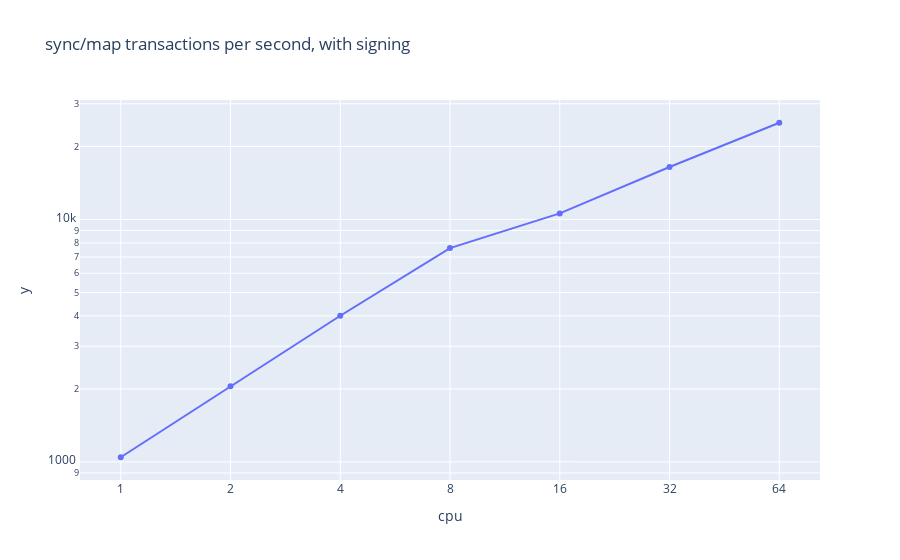

Here is the notebook cell this chart was saved with:
### Markdown cell above
## Signing benchmark with sync/map implementation

During previous analysis, the blocking time was likely to be weighted too big.

### Code cell
d = pd.read_csv("full-syncmap.csv")

fig = px.line(d, x=d["cpu"], y=1/(d["nsop"]*10**-9), title='sync/map transactions per second, with signing')
fig.update_traces(mode='lines+markers')
fig.update_layout(xaxis_type="category", yaxis_type="log")
fig.show()

### Figure 1 — Plotly figure (JSON) as saved in the notebook; plotly's stock layout.template omitted (floating-point values rounded to 4 significant figures)
{"data": [{"hoverlabel": {"namelength": 0}, "hovertemplate": "cpu=%{x}<br>y=%{y}", "legendgroup": "", "line": {"color": "#636efa", "dash": "solid"}, "mode": "lines+markers", "name": "", "showlegend": false, "type": "scatter", "x": [1, 2, 4, 8, 16, 32, 64], "xaxis": "x", "y": [1045.0, 2049.0, 4007.0, 7616.0, 10590.0, 16450.0, 25050.0], "yaxis": "y"}], "layout": {"autosize": true, "legend": {"tracegroupgap": 0}, "title": {"text": "sync/map transactions per second, with signing"}, "xaxis": {"anchor": "y", "autorange": true, "domain": [0, 1], "range": [-0.3514, 6.351], "title": {"text": "cpu"}, "type": "category"}, "yaxis": {"anchor": "x", "autorange": true, "domain": [0, 1], "range": [2.918, 4.5], "title": {"text": "y"}, "type": "log"}}}
